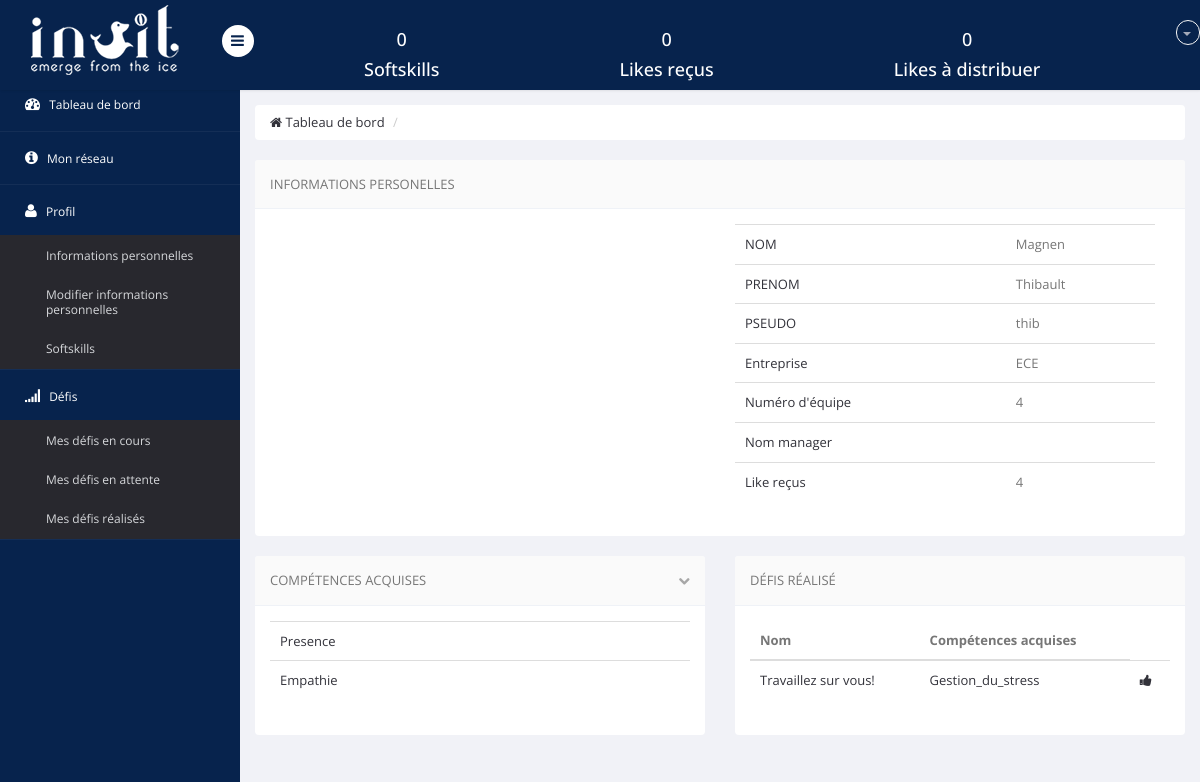
/profil_info.php?id=21 (signed in), run on an earlier commit of the app's database.
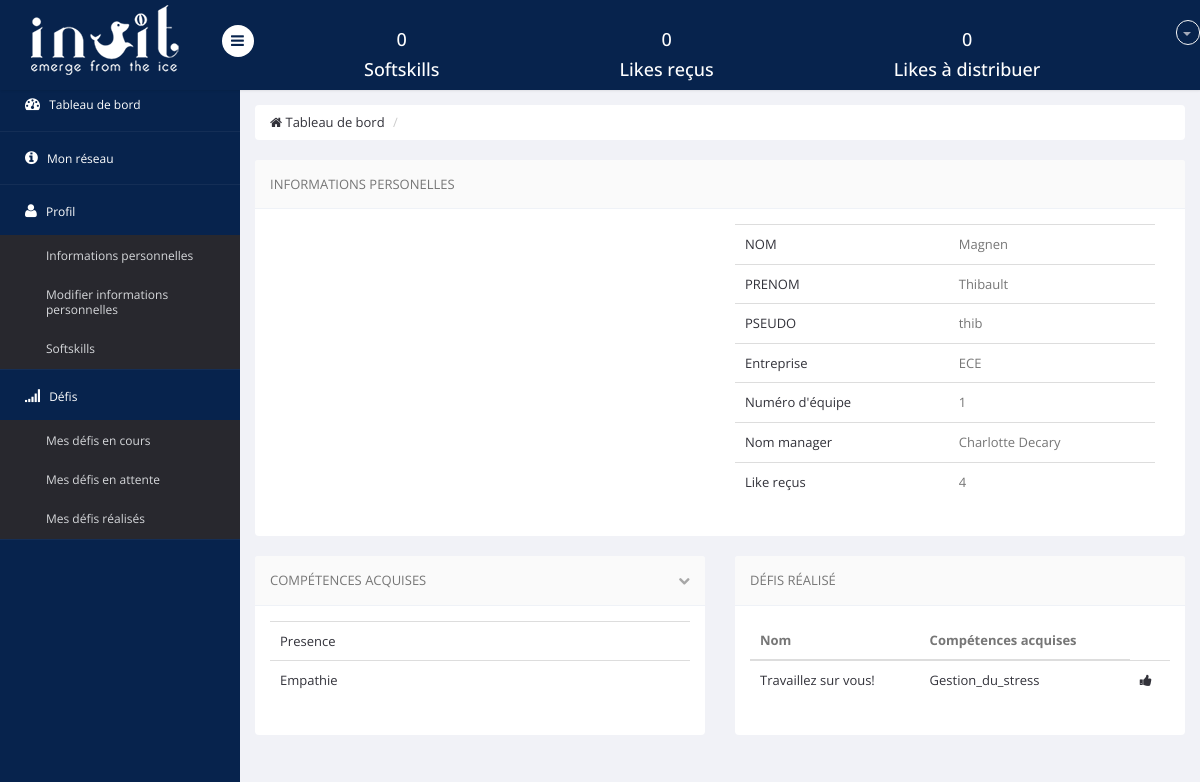
And on a later commit of the database.
### tables this page shows
CREATE TABLE `informations` (
  `id` int(10) NOT NULL,
  `likes_recus` int(11) NOT NULL,
  `likes_distrib` int(11) NOT NULL DEFAULT '0',
  `defis_realises` varchar(255) NOT NULL,
  `defis_en_cours` varchar(255) NOT NULL,
  `defis_non_realises` varchar(255) NOT NULL,
  `defis_en_attente` varchar(255) NOT NULL,
  `entreprise` text NOT NULL,
  `equipe` int(11) NOT NULL,
  `type` set('employe','administrateur','manager') NOT NULL,
  `prenom` text NOT NULL,
  `nom` text NOT NULL,
  `competences` varchar(255) NOT NULL,
  `photo` varchar(100) NOT NULL DEFAULT 'user.png',
  `username` varchar(10) NOT NULL,
  `password` varchar(30) NOT NULL,
  `competences_acquises` varchar(255) NOT NULL
);

CREATE TABLE `defis` (
  `id` int(11) NOT NULL,
  `nom` text NOT NULL,
  `resume` longtext NOT NULL,
  `competences_acquises` set('Optimisme','Confiance','Sociabilite','Empathie','Communication','Efficacite','Gestion_du_stress','Creativite','Audace','Motivation','Visualisation','Présence','Adaptabilite','Curiosite','Disponibilite') NOT NULL,
  `duree` int(11) NOT NULL,
  `importance` int(11) NOT NULL
);

### profil_info.php (the view, shortened to what this page needs)
<?php
require 'include/functions.php';
include("include/header.inc.php");
include("include/menu_haut.inc.php");
include("include/menu_gauche.inc.php");
$id=$_GET['id'];
require_once 'include/db.php';
$req=$pdo->prepare('SELECT * FROM informations WHERE id = ?');
      $req->execute([$id]);
      $mec=$req->fetch();
$req=$pdo->prepare('SELECT * FROM informations WHERE (entreprise=? AND equipe=? AND type=?)');
$req->execute([$mec->entreprise,$mec->equipe,"manager"]);
$manager=$req->fetch();
$req=$pdo->prepare('SELECT * FROM informations WHERE id = ?');
      $req->execute([$_SESSION['auth']->id]);
      $moi=$req->fetch();
$like_a_distrib=$moi->likes_distrib;
?>
  <body>
    <section id="main-content">
        <section class="wrapper">
        <div class="row">
                <div class="col-md-12">
                    <ul class="breadcrumb">
                        <li><a href="tableau_de_bord.php"><i class="fa fa-home"></i> Tableau de bord</a></li>
                        <li class="active"></li>
                    </ul>
                </div>
            </div>
            <div class="row">
              <div class="col-lg-12">
                <section class="panel">
                  <header class="panel-heading">
                    Informations personelles
                  </header>
                  <div class="panel-body">
                    <div class="col-lg-6">
                    </div>
                    <div class="col-lg-6">
                        <table class="table">
                            <tr>
                                <td><a href="#">NOM</a></td>
                                <td>
                                    <?php echo($mec->nom)?>
                                </td>
                            </tr>
                            <tr>
                                <td><a href="#">PRENOM</a></td>
                                <td>
                                    <?php echo($mec->prenom)?>
                                </td>
                            </tr>
                            <tr>
                                <td><a href="#">PSEUDO</a></td>
                                <td><?php echo($mec->username)?>
                                </td>
                            </tr>
                            <tr>
                                <td><a href="#">Entreprise</a></td>
                                <td><?php echo($mec->entreprise)?>
                                </td>
                            </tr>
                            <tr>
                                <td><a href="#">Numéro d'équipe</a></td>
                                <td><?php echo($mec->equipe)?>
                                </td>
                            </tr>
                            <tr>
                                <td><a href="#">Nom manager</a></td>
                                <td><?php echo($manager->prenom.' '.$manager->nom)?>
                                </td>
                            </tr>
                            <tr>
                                <td><a href="#">Like reçus</a></td>
                                <td><?php echo($mec->likes_recus)?>
                                </td>
                            </tr>
                        </table>
                    </div>
                </div>
                 </section>
              </div>
            <div class="col-lg-6">
                <section class="panel">
                    <header class="panel-heading">
                        Compétences Acquises
                        <span class="tools pull-right">
                            <a href="javascript:;" class="fa fa-chevron-down"></a>
                         </span>
                    </header>
                    <div class="panel-body">
                        <table class="table  table-hover general-table">
                            <tbody>
                                    <?php $competences=$mec->competences_acquises;
                                    $comp=explode(",", $competences);
                                     if(!empty($competences)){
                                     foreach($comp as $c): ?>
                                       <tr>
                                       <td><a ><?php echo $c; ?></a></td>
                                        </tr>
                                    <?php endforeach;
                                    }
                                    else{?>
                                    <tr>
                                       <td><a >Pas de compétences acquises</a></td>
                                        </tr>
                                    <?php }?>
                                </tbody>
                        </table>
                    </div>
                </section>
            </div>
    <div class="col-lg-6">
                <section class="panel">
                    <header class="panel-heading">
                        Défis réalisé
                    </header>
                    <div class="panel-body">
                        <table class="table  table-hover general-table">
                            <thead>
                            <tr>
                                <th> Nom</th>                                <th>Compétences acquises</th>
                            </tr>
                            </thead>
                           <tbody>
                                <?php
                                $defis=$mec->defis_realises;
                                if(!empty($defis)){
                                    $int=explode(",", $defis);
                                    foreach($int as $def):
                                        $req=$pdo->prepare('SELECT * FROM defis WHERE id=?');
                                        $req->execute([$def]);
                                        $mon_def=$req->fetch();
                                        ?><tr>
                                          <td><a ><?php echo $mon_def->nom; ?></a></td>
                                          <td><a ><?php echo $mon_def->competences_acquises; ?></a></td>
                                          <?php if($like_a_distrib !='0'){?>
                                            <td><a href=<?php echo("liker_defis.php?id=".$id); ?>><i class="fa fa-thumbs-up"></i></a></td>
                                            <?php }?>
                                          </tr>
                                          <?php
                                    endforeach;
                                }else{?>
                                    <tr>
                                       <td><a >Pas de défis réalisés</a></td>
                                    </tr><?php
                                }?>
                            </tbody>
                        </table>
                    </div>
                </section>
            </div>
        </section>
    </section>
</section>
  </body>
</html>

### include/header.inc.php (shortened to what this page needs)
<!DOCTYPE html>
<html lang="en">
<head>
    <link href="css/bootstrap.min.css" rel="stylesheet">
    <link href="css/bootstrap-reset.css" rel="stylesheet">
    <link href="css/font-awesome/css/font-awesome.min.css" rel="stylesheet" />
    <link href="css/style.css" rel="stylesheet">
    <link href="css/style-responsive.css" rel="stylesheet" />
</head>

### include/menu_haut.inc.php (shortened to what this page needs)
<?php
require_once 'include/db.php';
    $req=$pdo->prepare('SELECT * FROM informations WHERE id = ?');
    $req->execute([$_SESSION['auth']->id]);
    $moi=$req->fetch();
    $nb_like_distrib=$moi->likes_distrib;
    $nb_like_recus=$moi->likes_recus;
    if($nb_like_recus==''){
        $nb_like_recus='0';
    }
    if($nb_like_distrib==''){
        $nb_like_distrib='0';
    }
    $competences=$moi->competences_acquises;
    if($competences!=''){
        $array_comp=explode(',', $competences);
        $nb_comp=count($array_comp);
    }
    else $nb_comp='0';
?>
<section id="container" >
<header class="header fixed-top clearfix">
<div class="brand">
      <a href="tableau_de_bord.php" class="logo">
      <img src="images/logo_inuit.png" alt="">
    </a>
    <div class="sidebar-toggle-box">
        <div class="fa fa-bars"></div>
    </div>
</div>
<div class="top-nav clearfix">
 <ul class="nav pull-left top-menu1">
<h4><?php echo $nb_comp ?></h4>
<h4>Softskills</h4>
</ul>
<ul class="nav pull-left top-menu2">
<h4><?php echo $nb_like_recus ?></h4>
<h4>Likes reçus </h4>
</ul>
<ul class="nav pull-left top-menu3">
<h4><?php echo $nb_like_distrib ?></h4>
<h4>Likes à distribuer</h4>
</ul>
    <ul class="nav pull-right top-menu">
        <li class="dropdown">
            <a data-toggle="dropdown" class="dropdown-toggle" href="modification_information.php">
                <b class="caret"></b>
            </a>
        </li>
    </ul>
</div>
</header>

### include/menu_gauche.inc.php
<?php
      $page = $_SERVER['REQUEST_URI'];
      $page = str_replace("/projet-ppe/", "",$page);
?>
<aside>
    <div id="sidebar" class="nav-collapse">
                    <div class="leftside-navigation">
            <ul class="sidebar-menu" id="nav-accordion">
            <li>
                <a href="tableau_de_bord.php" <?php if($page == "tableau_de_bord.php" ){echo 'class="active"';} ?>>
                    <i class="fa fa-dashboard"></i>
                    <span>Tableau de bord</span>
                </a>
            </li>
            <li class="sub-menu">
                <a href="liste_connexion.php" <?php if($page == "liste_connexion.php"){echo 'class="active"';} ?>>
                    <i class="fa fa-info-circle"></i>
                    <span>Mon réseau</span>
                </a>
            </li>
            <li class="sub-menu">
                <a href="javascript:;" <?php if($page == "modification_information.php" || $page=="modification_information_modif.php" || $page=="modification_information_competences.php"){echo 'class="active"';} ?>>
                    <i class="fa fa-user"></i>
                    <span>Profil</span>
                </a>
                <ul class="sub">
                    <li <?php if($page == "modification_information.php" ){echo 'class="active"';} ?>><a href="modification_information.php">Informations personnelles</a></li>
                </ul>
                <ul class="sub">
                    <li <?php if($page == "modification_information_modifs.php" ){echo 'class="active"';} ?>><a href="modification_information_modifs.php">Modifier informations personnelles</a></li>
                </ul>
                <ul class="sub">
                    <li <?php if($page == "modification_information_competences.php" ){echo 'class="active"';} ?>><a href="modification_information_competences.php">Softskills</a></li>
                </ul>
            </li>
            <li class="sub-menu">
                <a href="javascript:;" <?php if($page == "defis_en_cours.php" || $page=="defis_en_attente.php" || $page=="defis_realises.php"){echo 'class="active"';} ?>>
                    <i class="fa fa-signal"></i>
                    <span>Défis</span>
                </a>
                <ul class="sub">
                    <li <?php if($page == "defis_en_cours.php" ){echo 'class="active"';} ?>><a href="defis_en_cours".php">Mes défis en cours</a></li>
                </ul>
                <ul class="sub">
                    <li <?php if($page == "defis_en_attente.php" ){echo 'class="active"';} ?>><a href="defis_en_attente.php">Mes défis en attente</a></li>
                </ul>
                <ul class="sub">
                    <li <?php if($page == "defis_realises.php" ){echo 'class="active"';} ?>><a href="defis_realises".php">Mes défis réalisés</a></li>
                </ul>
            </li>
        </ul></div>
    </div>
</aside>

What changed in the data, as far as the page shows it:
changed informations "Magnen": equipe "4" → "1"
now on this page (row unchanged): informations: prenom "Charlotte", nom "Decary"
